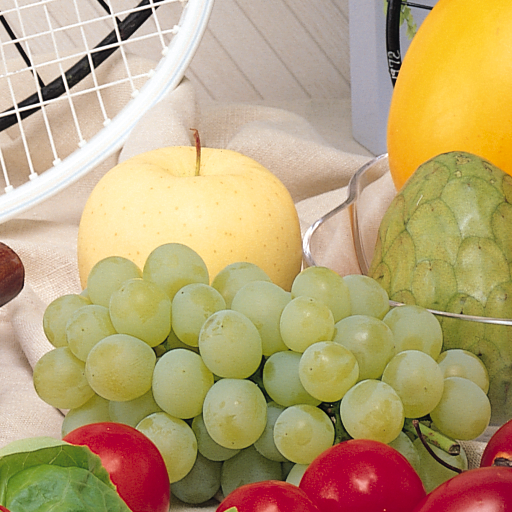
%> input picture excersiecs/RaAr7/11/fruits.png, 512 x 512 px
$ octave ex8.m   (GNU Octave 9; MATLAB toolbox functions it lacks are replaced by stand-ins)
%> lines starting %> are read from the running program, lines starting %| are printed output that depends on the picture

clc;
close all;
clear;

image = imread("../benchmark/fruits.png");
%> image is the input picture: size 512x512x3 uint8; mean R, G, B 185.5, 163.3, 118.3
image = rgb2gray(image);
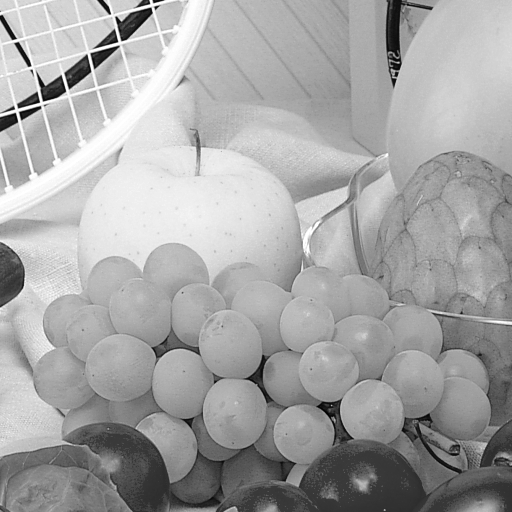
%> image: size 512x512 uint8; min 0, max 255, mean 164.8
image = imresize(image, [ 512 512 ]);

figure, imshow(image);
figure, imshow(flip_image(image, 45));
figure, imshow(flip_image(image, 120));
figure, imshow(flip_image(image, 90));
figure, imshow(flip_image(image, 180));

function newImage = flip_image(image, degree)
%> called with degree = 45

    image_size = size(image);
%> image_size = [512 512]
    newImage = zeros(image_size(1,1), image_size(1, 2));

    if degree == 45
        % @safaiyan
        rmat = [
        cos(degree) sin(degree) 0
        -sin(degree) cos(degree) 0
        0           0          1];
        mx = size(image,2);
%> mx = 512
        my = size(image,1);
%> my = 512
        corners = [
            0  0  1
            mx 0  1
            0  my 1
            mx my 1];
%> corners = [0 0 1; 512 0 1; 0 512 1; 512 512 1]
        new_c = corners*rmat;
        T = maketform('affine', rmat);
        newImage = imtransform(image, T, ...
            'XData',[min(new_c(:,1)) max(new_c(:,1))],...
            'YData',[min(new_c(:,2)) max(new_c(:,2))]);
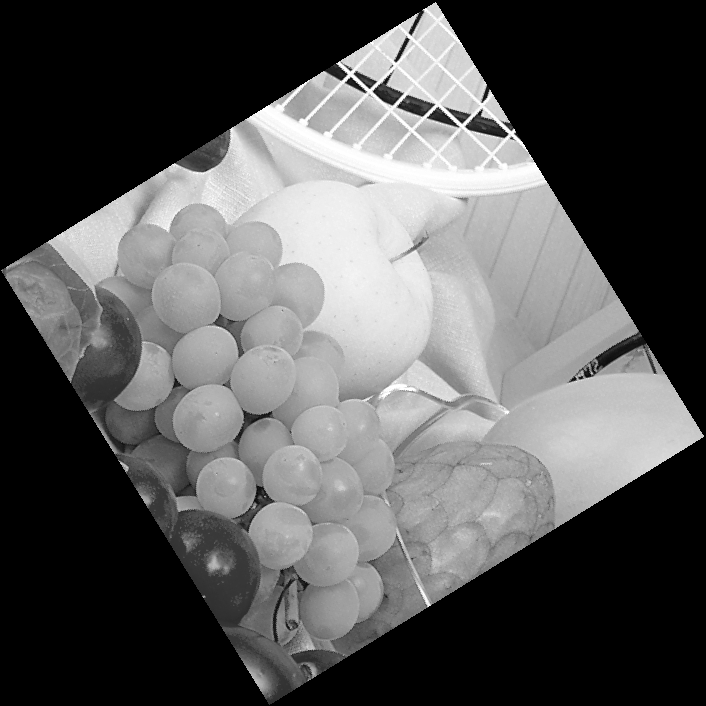
%> newImage: size 706x706 uint8; min 0, max 255, mean 87.8
%> call 2 of flip_image, with degree = 120
%> in flip_image (call 2), `newImage = imtransform(image, T, 'XData',[min(new_c(:,1)) max(new_c(:,..`:
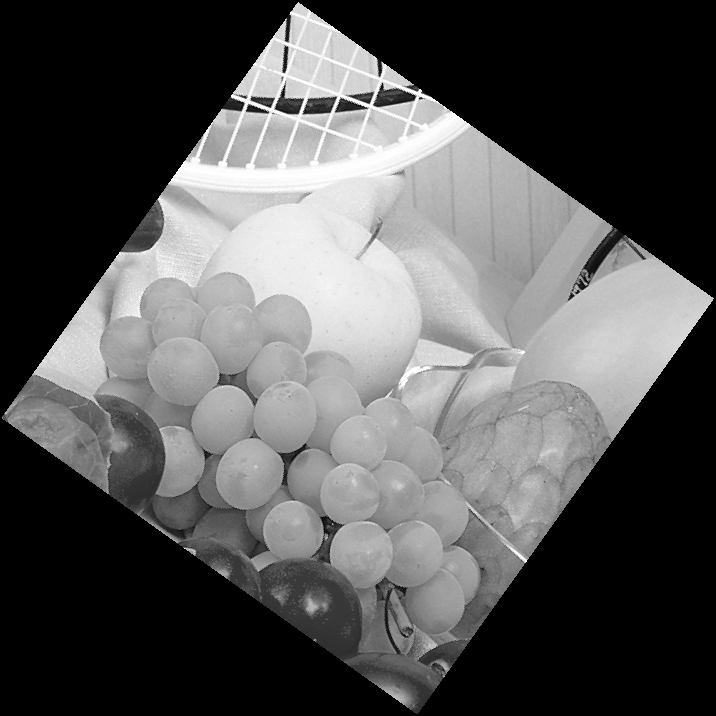
%> newImage: size 716x716 uint8; min 0, max 255, mean 85.4
%> call 3 of flip_image, with degree = 90
%> after the loop in flip_image (call 3), `for i = 1 : image_size(1,1)`:
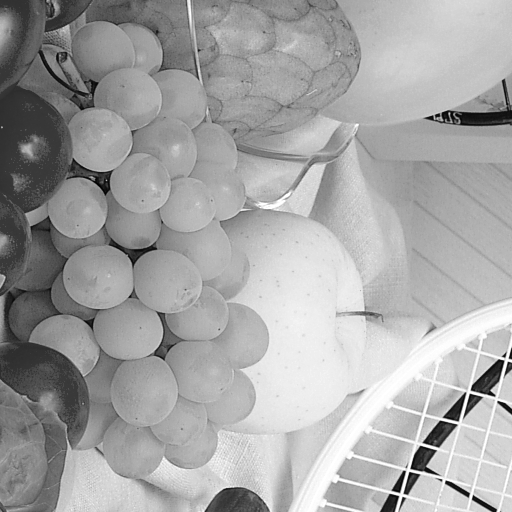
%> newImage: size 512x512 double; min 0, max 255, mean 164.8; mean of the top-left, top-right, bottom-left and bottom-right quarters 129.1, 174.8, 148.7, 206.6
%> call 4 of flip_image, with degree = 180

    elseif degree == 90
        for i = 1 : image_size(1,1)
            for j = 1 : image_size(1,2)
                newImage(i, j) = image(image_size(1,1) - j + 1, ...
                 image_size(1, 2) - i + 1);
            end
        end
    elseif degree == 180
        image = flip_image(image, 90);
%> after the loop in flip_image (call 4), `for i = 1 : image_size(1,1)`:
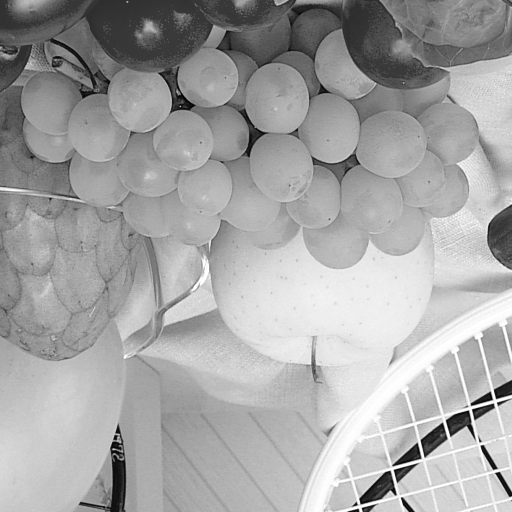
%> newImage: size 512x512 double; min 0, max 255, mean 164.8; mean of the top-left, top-right, bottom-left and bottom-right quarters 129.1, 148.7, 174.8, 206.6
        for i = 1 : image_size(1,1)
            for j = 1 : image_size(1,2)
                newImage(i, j) = image(j, i);
            end
        end
    elseif degree == 120
        % @safaiyan
        rmat = [
        cos(degree) sin(degree) 0
        -sin(degree) cos(degree) 0
        0           0          1];
        mx = size(image,2);
        my = size(image,1);
        corners = [
            0  0  1
            mx 0  1
            0  my 1
            mx my 1];
        new_c = corners*rmat;
        T = maketform('affine', rmat);
        newImage = imtransform(image, T, ...
            'XData',[min(new_c(:,1)) max(new_c(:,1))],...
            'YData',[min(new_c(:,2)) max(new_c(:,2))]);
    end

    newImage = uint8(newImage);

end
